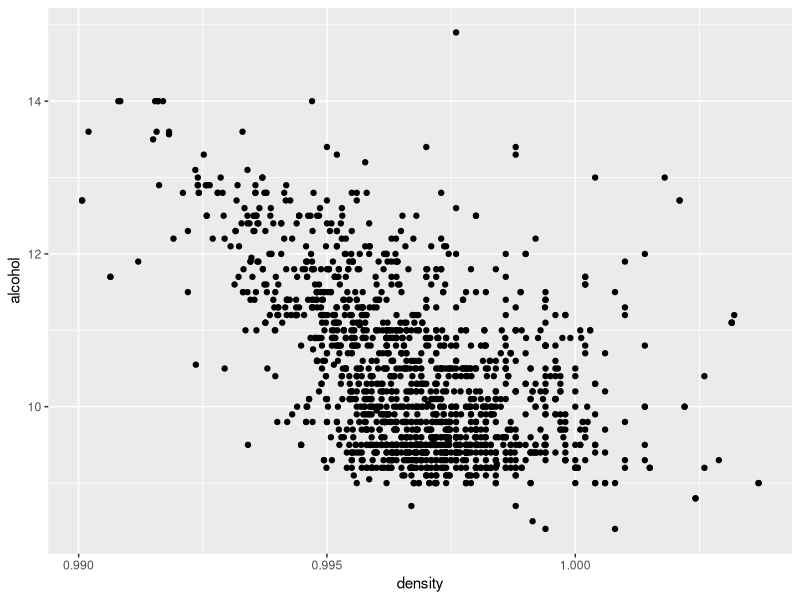
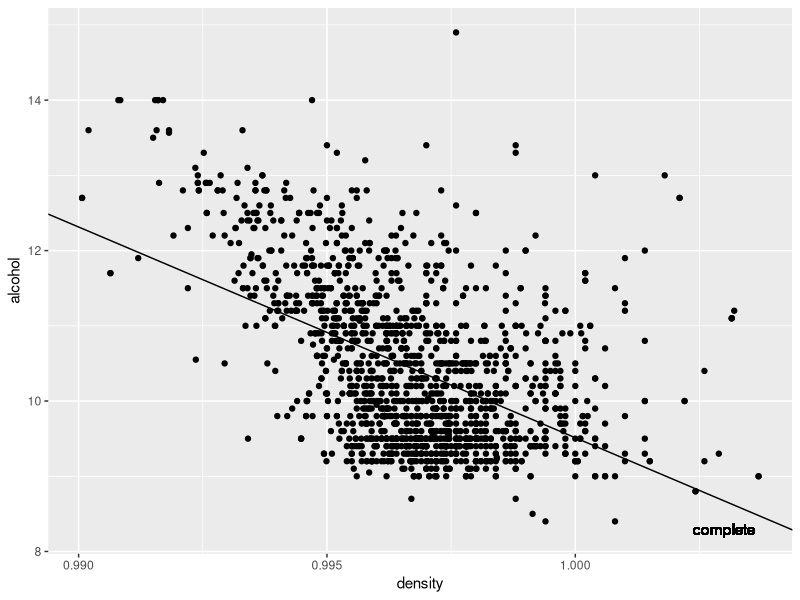
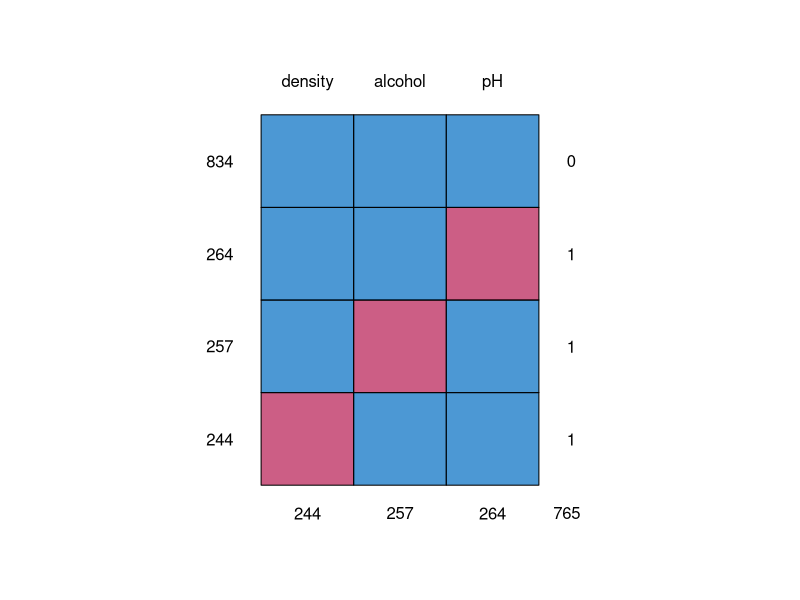

Recreate these plots in R, in order. (Note: this script raises an error after producing the figures.)
### Masterclass Dealing with Missing Data in R ###
### Amputation or Imputation? ###
### By: Rianne Schouten ###
### All files available through github ###

# Download instructions
# First, download R and RStudio
# Then, install the packages in your console

install.packages("mice")
install.packages("ggplot2")

library(mice)
library(ggplot2)

# Introduction

# Complete data
data <- read.csv("red_wine_quality.txt", 
                 sep = '\t')
data <- data[, c('alcohol', 'density', 'pH')]
nrow(data)
summary(data)
cor(data)

plotdata <- data
ggplot(plotdata, aes(density, alcohol)) +
  geom_point()

# Define truth
truemodel <- glm(alcohol ~ density, 
                 family = 'gaussian', data)
true_coefs <- summary(truemodel)$coefficients
true_coefs

ggplot(plotdata, aes(density, alcohol)) +
  geom_point() +
  geom_abline(slope = true_coefs[2, 1], 
              intercept = true_coefs[1, 1],
              color = 'black') +
  geom_text(aes(x = 1.003, y = 8.3), 
            label = 'complete', color = 'black')

# Amputation
?ampute
mads <- ampute(data)
summary(mads)
mads$patterns
md.pattern(mads$amp)

### Question 1 ###
mypatterns <- 

mads <- ampute()
inc_data <- mads$amp
md.pattern(inc_data)

### Question 2 ###

### Question 3 ###
mads$mech
mads$weights
mads$patterns

### Question 4 ###
mypatterns <- 
myweights <- 
mads <- ampute(data,
               patterns = mypatterns,
               weights =  myweights)

inc_data <- mads$amp
md.pattern(inc_data)

plotdata["R"] <- !is.na(inc_data$density)
ggplot(plotdata, aes(pH, density, color = R)) +
  geom_point() + 
  scale_color_manual(
    values = c('red', 'darkblue'), 
    labels = c('missing', 'observed'))

MAR_coefs <- summary(lm(alcohol ~ density, 
                        inc_data))$coefficients

ggplot(plotdata, aes(density, alcohol, 
                     color = R)) +
  geom_point() +
  geom_text(aes(x = 1.003, y = 8.3), 
            label = 'complete', color = 'black') +
  geom_abline(slope = true_coefs[2, 1], 
              intercept = true_coefs[1, 1],
              color = 'black') +
  geom_abline(slope = MAR_coefs[2, 1], 
              intercept = MAR_coefs[1, 1],
              color = 'darkblue') +
  geom_text(aes(x = 1.003, y = 9.4), 
            label = 'MAR', color = 'darkblue') +
  scale_color_manual(values = c('red', 'darkblue'), 
                     labels = c('missing', 'observed'))

true_coefs
MAR_coefs

# Missing data methods

### Question 5. ###
md.pattern(inc_data)
mean_density <- 
imputations <- rep() 
imp_data <- inc_data
imp_data[...] <- imputations

md.pattern(imp_data)

imp_coefs_mean <- summary(lm(alcohol ~ density, imp_data))$coefficients
imp_data["R"] <- !is.na(inc_data$density)

ggplot(imp_data, aes(density, alcohol, color = R)) +
  geom_point() +
  geom_abline(slope = true_coefs[2, 1], 
              intercept = true_coefs[1, 1],
              color = 'black') +
  geom_text(aes(x = 1.003, y = 8.3), 
            label = 'complete', color = 'black') +
  geom_abline(slope = MAR_coefs[2, 1], 
              intercept = MAR_coefs[1, 1],
              color = 'darkblue') +
  geom_text(aes(x = 1.003, y = 8.9), 
            label = 'MAR', color = 'darkblue') +
  geom_abline(slope = imp_coefs_mean[2, 1], 
              intercept = imp_coefs_mean[1, 1],
              color = 'orange') +
  geom_text(aes(x = 1.003, y = 9.2), 
            label = 'MEAN', color = 'orange') +
  scale_color_manual(values = c('orange', 'darkblue'), 
                     labels = c('imputed', 'observed'))

### Question 6. ###

imp_model <- 
imp_coefs <- summary(imp_model)$coefficients
imputations <- 
  inc_data[] * imp_coefs[2, 1] + imp_coefs[1, 1]
imp_data <- inc_data
imp_data[] <- 
  imputations

md.pattern(imp_data)

plotdata <- imp_data
plotdata["R"] <- !is.na(inc_data$density)

ggplot(plotdata, aes(pH, density, color = R)) +
  geom_point() +
  scale_color_manual(values = c('orange', 'darkblue'), 
                     labels = c('imputed', 'observed'))

md.pattern(imp_data)

imp_coefs_reg <- summary(lm(alcohol ~ density, imp_data))$coefficients
imp_data["R"] <- !is.na(inc_data$density)

ggplot(imp_data, aes(density, alcohol, color = R)) +
  geom_point() +
  geom_abline(slope = true_coefs[2, 1], 
              intercept = true_coefs[1, 1],
              color = 'black') +
  geom_text(aes(x = 1.003, y = 8.3), 
            label = 'complete', color = 'black') +
  geom_abline(slope = MAR_coefs[2, 1], 
              intercept = MAR_coefs[1, 1],
              color = 'darkblue') +
  geom_text(aes(x = 1.003, y = 9.2), 
            label = 'MAR', color = 'darkblue') +
  geom_abline(slope = imp_coefs_reg[2, 1], 
              intercept = imp_coefs_reg[1, 1],
              color = 'orange') +
  geom_text(aes(x = 1.003, y = 8.9), 
            label = 'REG', color = 'orange') +
  scale_color_manual(values = c('orange', 'darkblue'), 
                     labels = c('imputed', 'observed'))

true_coefs
imp_coefs_reg

# Multiple imputation

imps <- mice(inc_data, m = 5, method = 'norm') 
fit <- with(imps, lm(alcohol ~ density))
imp_coefs_mi <- summary(pool(fit))

### End of the masterclass ###
### Do not hestitate to ask question by email ###
### My contact details are on rianneschouten.github.io ###